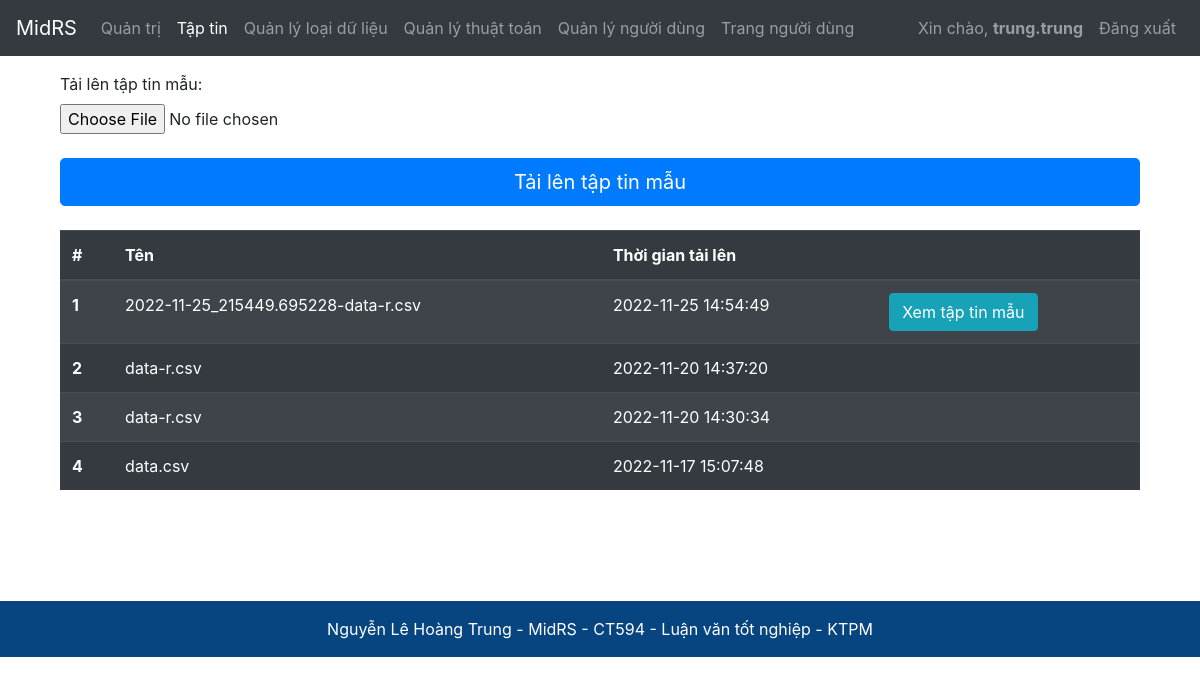
The app's page /admin/files (signed in) with its own data.
### app/models.py (models this page shows, shortened)
class Users(db.Model,UserMixin):
    id = db.Column(db.Integer(), primary_key=True)
    user_name = db.Column(db.String(length=30), nullable=False, unique=True)
    password_hash = db.Column(db.String(length=60), nullable=False)
    email_address = db.Column(db.String(length=50), nullable=False, unique=True)
    is_admin = db.Column(db.Boolean(), default=False, nullable=False)
    created_at = db.Column(db.DateTime, server_default=db.func.now())
    updated_at = db.Column(db.DateTime, server_default=db.func.now(), server_onupdate=db.func.now())
    files = db.relationship('Files', backref='files_user', lazy=True)
    @property
    def password(self):
        return self.password

class Files(db.Model):
    id = db.Column(db.Integer(), primary_key=True)
    name = db.Column(db.String(length=50), nullable=False)
    storage_path = db.Column(db.String(length=100), nullable=False)
    user_id = db.Column(db.Integer(), db.ForeignKey('users.id'), nullable=False)
    type_id = db.Column(db.Integer(), db.ForeignKey('types.id'), nullable=True)
    other = db.Column(db.String(length=50),nullable=True)
    amount = db.Column(db.Integer(), default=10, nullable=True)
    is_template = db.Column(db.Boolean(), default=True, nullable=False)
    created_at = db.Column(db.DateTime, server_default=db.func.now())
    updated_at = db.Column(db.DateTime, server_default=db.func.now(), server_onupdate=db.func.now())
    results = db.relationship('Results', backref='results_file', lazy=True)

### app/routes.py (the view, shortened to what this page needs)
@app.route("/admin/files", methods=['GET', 'POST'])
@login_required
def admin_file_page():
    check_is_admin()
    files = Files.query.filter_by(is_template=1).order_by(
        desc(Files.created_at)).all()
    form = UploadTemplateForm()
    filename = ''
    if form.file.data:
        filename = secure_filename(
            str(datetime.now())+'-'+form.file.data.filename)
    if form.errors != {}:
        flash('Lỗi! Xin vui lòng thử lại!', category='danger')
    return render_template("admin_file_page.html", form=form, files=files)

### app/forms.py
class UploadTemplateForm(FlaskForm):
    file = FileField(label='Tải lên tập tin mẫu:', validators=[DataRequired()])
    submit = SubmitField(label='Tải lên tập tin mẫu')

### app/models.py (called while the page is built)
@login_manager.user_loader
def load_user(user_id):
    return Users.query.get(int(user_id))

### app/routes.py (called while the page is built)
@login_required
def check_is_admin():
    if current_user.is_admin == 0:
        redirect(url_for('home_page'))

### app/templates/admin_file_page.html (shortened to what this page needs)
{% extends "admin_base_layout.html" %}
{% set active_page = "admin_file_page" %}
{% block body %}
<div class="container">
  <form method="POST" class="form-register" enctype="multipart/form-data">
    {{ form.file.label() }}
    {{ form.file(class='form-control-file') }}
    <br>
    {{ form.submit(class='btn btn-lg btn-block btn-primary') }}
  </form>
  <br>
  <table class="table table-striped table-dark">
    <thead>
      <tr>
        <th scope="col">#</th>
        <th scope="col">Tên</th>
        <th scope="col" colspan="2">Thời gian tải lên</th>
      </tr>
    </thead>
    <tbody>
      {% for file in files %}
        <tr>
          <th scope="row">{{loop.index}}</th>
          <td>{{file.name}}</td>
          <td>{{file.created_at}}</td>
          {% if loop.index == 1 %}
            <td><a class="btn btn-info" href="{{url_for('admin_file_page_show', id=file.id)}}" role="button" target="_blank">Xem tập tin mẫu</a></td>
          {% else %}
            <td></td>
          {% endif %}
        </tr>
      {% endfor %}
    </tbody>
  </table>
</div>
{% endblock %}

### app/templates/admin_base_layout.html (shortened to what this page needs)
<!DOCTYPE html>
<html lang="en">
	<head>
		<link
			rel="stylesheet"
			href="https://cdn.jsdelivr.net/npm/bootstrap@4.5.3/dist/css/bootstrap.min.css"
 />
	</head>
	<body>
		{%
			set navigation_bar = [
				(url_for('admin_page'), 'admin_page', 'Quản trị'),
				(url_for('admin_file_page'), 'admin_file_page', 'Tập tin'),
				(url_for('admin_type_page'), 'type_page', 'Quản lý loại dữ liệu'),
				(url_for('admin_algorithm_page'), 'algorithm_page', 'Quản lý thuật toán'),
				(url_for('user_page'), 'user_page', 'Quản lý người dùng'),
				(url_for('home_page'), 'home_page', 'Trang người dùng'),
				]
				%}
				{% set active_page = active_page|default('admin_page') %}
		<nav class="navbar navbar-expand-md navbar-dark bg-dark sticky-top">
			<a
				class="navbar-brand"
				href="#"
				>MidRS</a
			>
			<div
				class="collapse navbar-collapse"
				id="navbarToggleExternalContent">
				<ul class="navbar-nav mr-auto mt-2 mt-lg-0">
					{% for href, id, caption in navigation_bar %}
						<li
							{% if id == active_page %}
								class="nav-item active"
							{% else %}
								class="nav-item"
							{% endif%}
						>
							<a class="nav-link" href="{{ href|e }}">{{ caption|e }}</a>
						</li>
					{% endfor %}
				</ul>
				{% if current_user.is_authenticated %}
					<ul class="navbar-nav ">
						<li class="nav-item ">
							<a class="nav-link" href="#">Xin chào, <b>{{ current_user.user_name }}</b></a>
						</li>
						<li class="nav-item">
							<a class="nav-link" href="{{url_for('logout')}}">Đăng xuất</a>
						</li>
					</ul>
				{% endif %}
			</div>
		</nav>
		<div class="container mt-3" style="min-height: 529px;">
			{% block body %}
			{% endblock %}
		</div>
	</body>
	<section class="">
		<footer class="text-center text-white" style="background-color: #0756a0;">
		  <div class="text-center p-3" style="background-color: rgba(0, 0, 0, 0.2);">
			Nguyễn Lê Hoàng Trung - MidRS -
			<a class="text-white" target="_blank" href="http://www.cit.ctu.edu.vn/decuong/CT594.pdf">CT594 - Luận văn tốt nghiệp - KTPM</a>
		  </div>
		</footer>
	</section>
</html>

### records on screen
Users: user_name "trung.trung"
Files: name "2022-11-25_215449.695228-data-r.csv", created_at "2022-11-25 14:54:49"
Files: name "data-r.csv", created_at "2022-11-20 14:37:20"
Files: name "data-r.csv", created_at "2022-11-20 14:30:34"
Files: name "data.csv", created_at "2022-11-17 15:07:48"

### other values on screen
{{ caption|e }} "Quản trị" "Tập tin" "Quản lý loại dữ liệu" "Quản lý thuật toán" "Quản lý người dùng" "Trang người dùng"
